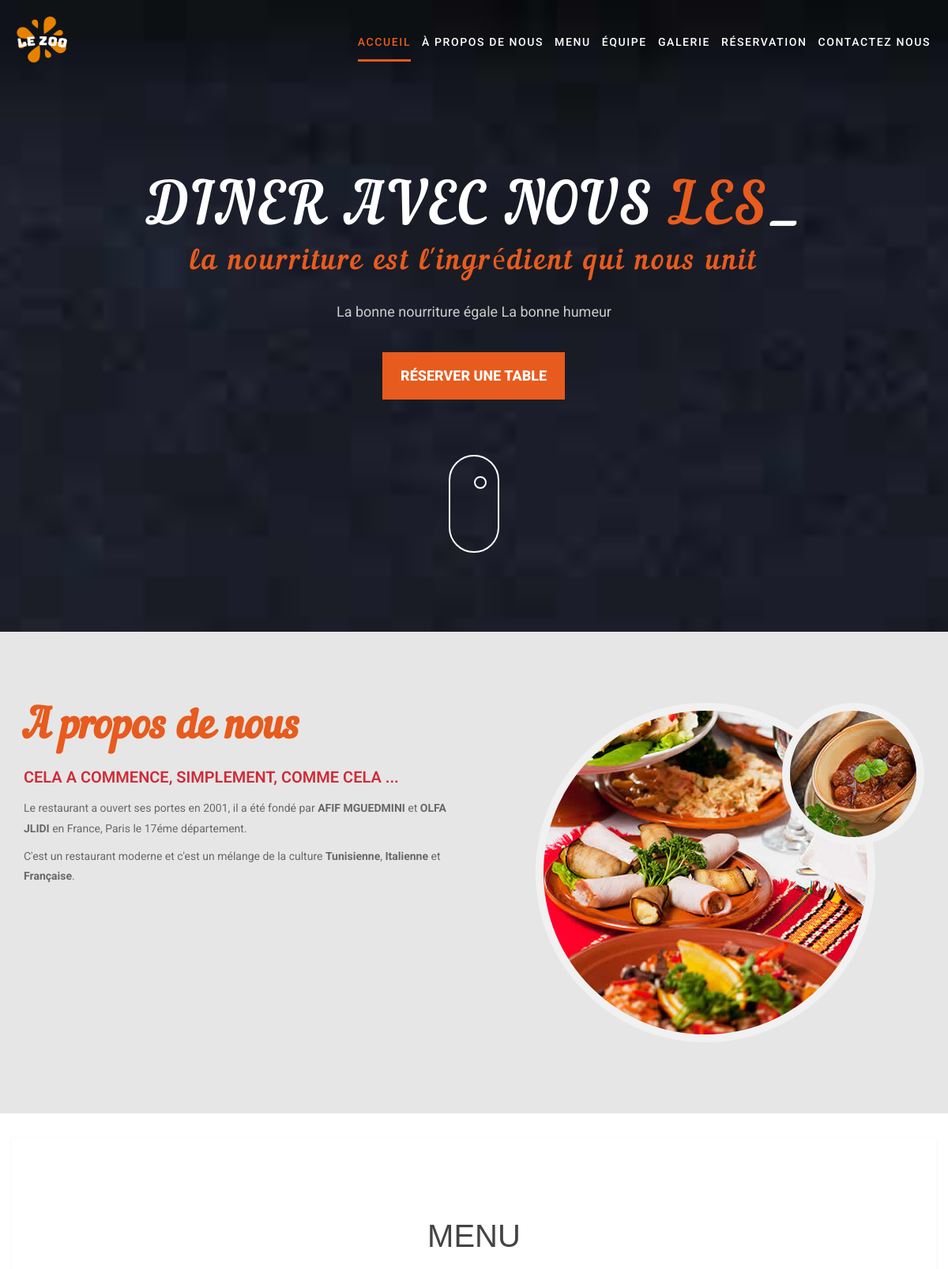
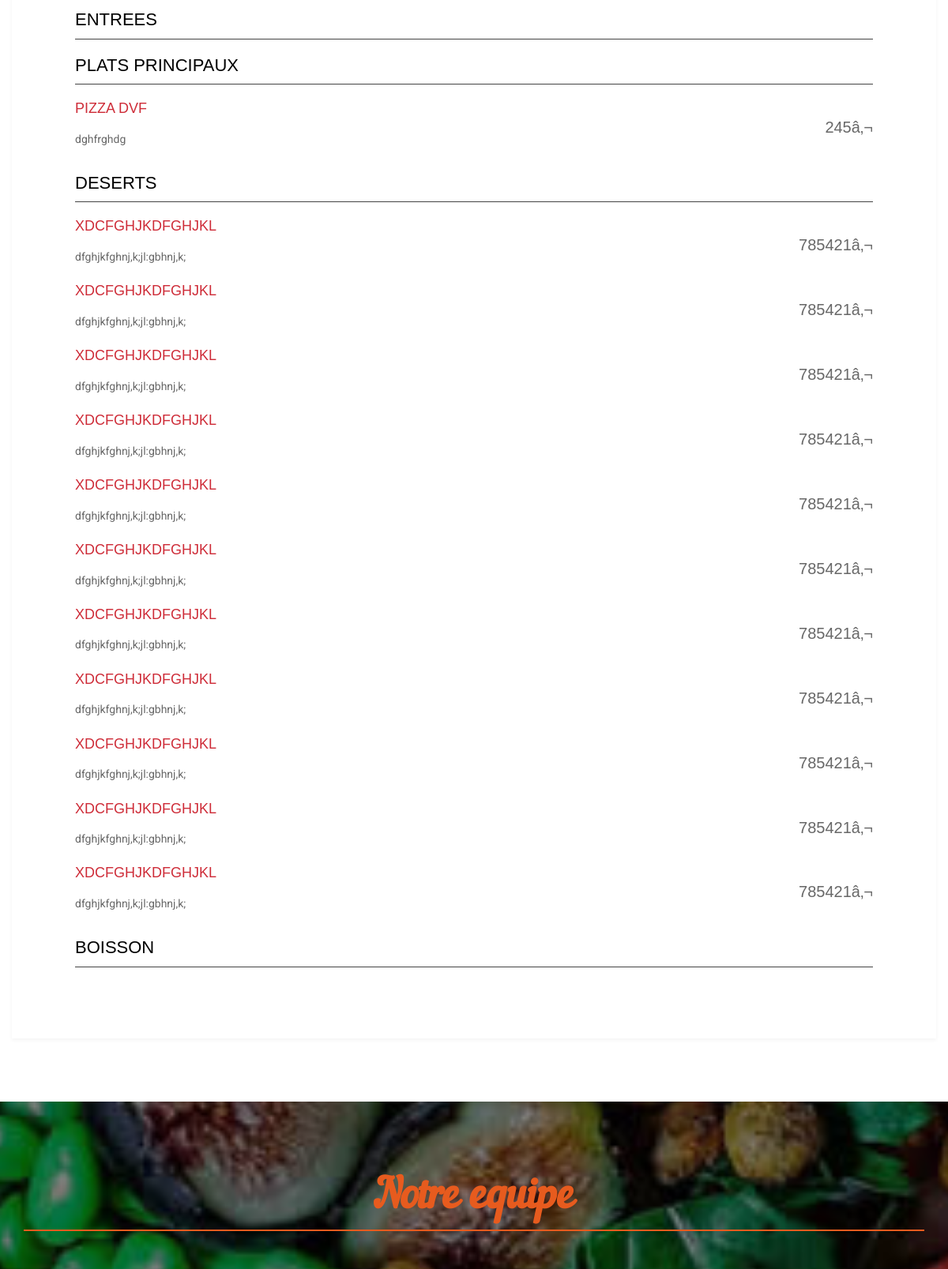
/template/restaurant/index.php (upper part), run on the app's committed database (2 pictures, top to bottom).
### tables this page shows
CREATE TABLE `menu` (
  `food_id` int(11) NOT NULL,
  `cat` text NOT NULL,
  `food_title` text NOT NULL,
  `food_description` text NOT NULL,
  `food_date` timestamp NOT NULL DEFAULT current_timestamp(),
  `food_img` text NOT NULL,
  `food_price` varchar(10) NOT NULL,
  `price_token` text NOT NULL
);

### template/restaurant/menu.php (the view, shortened to what this page needs)
<br><br><br><br>
<?php
include("includes/connection.php");
echo"<div class='main' ng-controller='MainController'>
<div class='container'>
  <h1>MENU</h1>
  <h2 id='text'>ENTREEs</h2>
	  ";
echo"<h2 id='text'>PLATS PRINCIPAUX</h2>";
$get_menu ="SELECT * FROM menu WHERE cat='Plats' ORDER BY 1";
$run_menu = mysqli_query($con, $get_menu);
while($row = mysqli_fetch_array($run_menu)){
	$title = $row['food_title'];
	$discription = $row['food_description'];
	$prix = $row['food_price'];
	echo" <div class='appetizers row' ng-repeat='appetizer in appetizers'>
	<div class='item col-md-9'>
	  <h3 class='name'>$title</h3>
	  <p class='description'>$discription</p>
	</div>
	<div class='price col-md-3'>
	  <p class='price'>$prix</p>
	</div>
  </div>";}
echo"<h2 id='text'>DESERTS</h2>";
$get_menu ="SELECT * FROM menu WHERE cat='Deserts' ORDER BY 1";
$run_menu = mysqli_query($con, $get_menu);
while($row = mysqli_fetch_array($run_menu)){
	$title = $row['food_title'];
	$discription = $row['food_description'];
	$prix = $row['food_price'];
	echo" <div class='appetizers row' ng-repeat='appetizer in appetizers'>
	<div class='item col-md-9'>
	  <h3 class='name'>$title</h3>
	  <p class='description'>$discription</p>
	</div>
	<div class='price col-md-3'>
	  <p class='price'>$prix</p>
	</div>
  </div>";}
  echo"<h2 id='text'>BOISSON</h2>";
echo"</div>";
echo"</div>";
?>

### template/restaurant/css/style.css (style rules this page uses)
body { color:#686868; font-size:14px; font-family: 'Roboto', sans-serif; line-height:1.80857; }
h1, h2, h3, h4, h5, h6 { letter-spacing: 0; font-weight: normal; position: relative; padding: 0 0 10px 0; font-weight: normal; line-height: 120% !important; color: #1f1f1f; margin: 0 }
h1 { font-size: 24px }
h2 { font-size: 22px }
h3 { font-size: 18px }
html, body { height: 100%; }

### template/restaurant/menu.php (style rules this page uses)
.main .container { background: #fff; box-shadow: 0 2px 5px rgba(0, 0, 0, 0.05); margin: -70px auto 80px; padding: 80px; z-index: 0; }
h1 { color: #444; font-family: 'Oswald', sans-serif; font-size: 40px; margin: 20px 0 0 0; text-align: center; text-transform: uppercase; }
#text { border-bottom: 1px solid #444; color: #000; font-family: 'Oswald', sans-serif; margin: 20px 0 10px; padding: 0 0 10px 0; text-transform: uppercase; }
h3 { color: #ce2c38; font-family: 'Oswald', sans-serif; margin: 10px 0 5px; text-transform: uppercase; }
.price p { font-family: 'Oswald', sans-serif; font-size: 20px; font-style: normal; margin: 26px 0 5px; text-align: right; }

### data on the page
menu: food_title "PIZZA DVF", food_description "dghfrghdg", food_price "245â‚¬"
menu: food_title "XDCFGHJKDFGHJKL", food_description "dfghjkfghnj,k;jl:gbhnj,k;", food_price "785421â‚¬"
menu: food_title "XDCFGHJKDFGHJKL", food_description "dfghjkfghnj,k;jl:gbhnj,k;", food_price "785421â‚¬"
menu: food_title "XDCFGHJKDFGHJKL", food_description "dfghjkfghnj,k;jl:gbhnj,k;", food_price "785421â‚¬"
menu: food_title "XDCFGHJKDFGHJKL", food_description "dfghjkfghnj,k;jl:gbhnj,k;", food_price "785421â‚¬"
menu: food_title "XDCFGHJKDFGHJKL", food_description "dfghjkfghnj,k;jl:gbhnj,k;", food_price "785421â‚¬"
menu: food_title "XDCFGHJKDFGHJKL", food_description "dfghjkfghnj,k;jl:gbhnj,k;", food_price "785421â‚¬"
menu: food_title "XDCFGHJKDFGHJKL", food_description "dfghjkfghnj,k;jl:gbhnj,k;", food_price "785421â‚¬"
menu: food_title "XDCFGHJKDFGHJKL", food_description "dfghjkfghnj,k;jl:gbhnj,k;", food_price "785421â‚¬"
menu: food_title "XDCFGHJKDFGHJKL", food_description "dfghjkfghnj,k;jl:gbhnj,k;", food_price "785421â‚¬"
menu: food_title "XDCFGHJKDFGHJKL", food_description "dfghjkfghnj,k;jl:gbhnj,k;", food_price "785421â‚¬"
menu: food_title "XDCFGHJKDFGHJKL", food_description "dfghjkfghnj,k;jl:gbhnj,k;", food_price "785421â‚¬"
